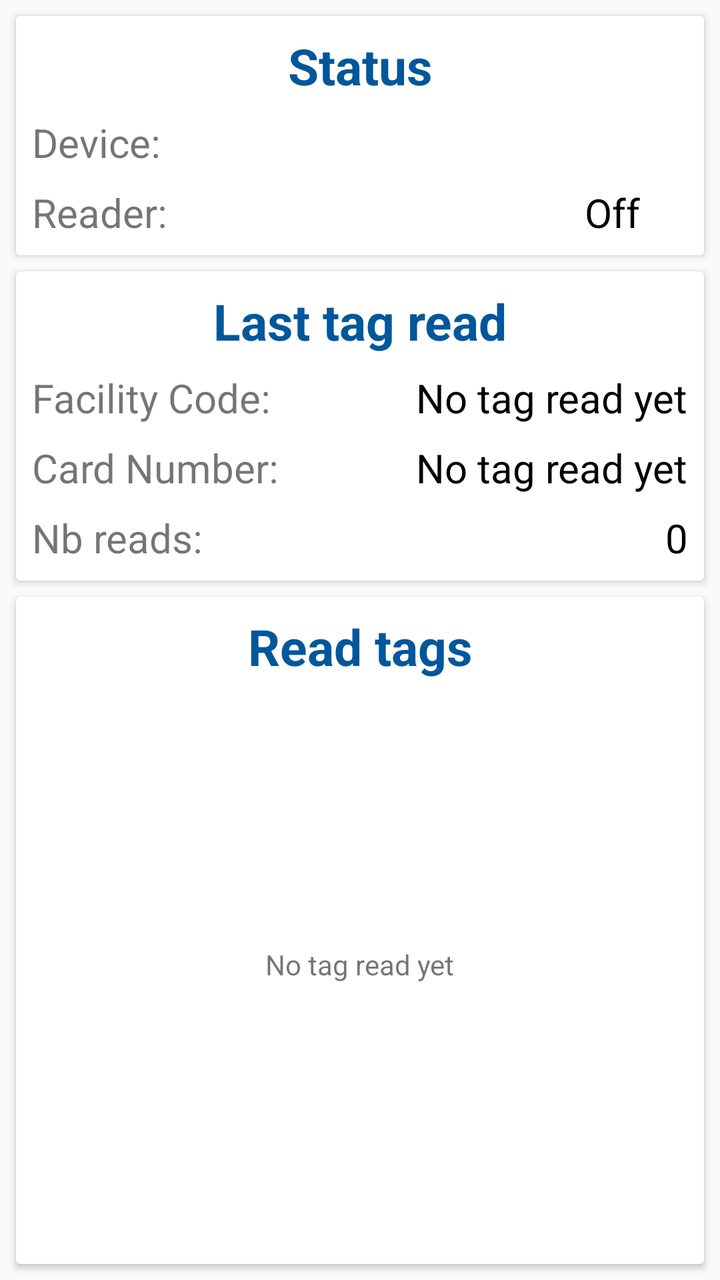
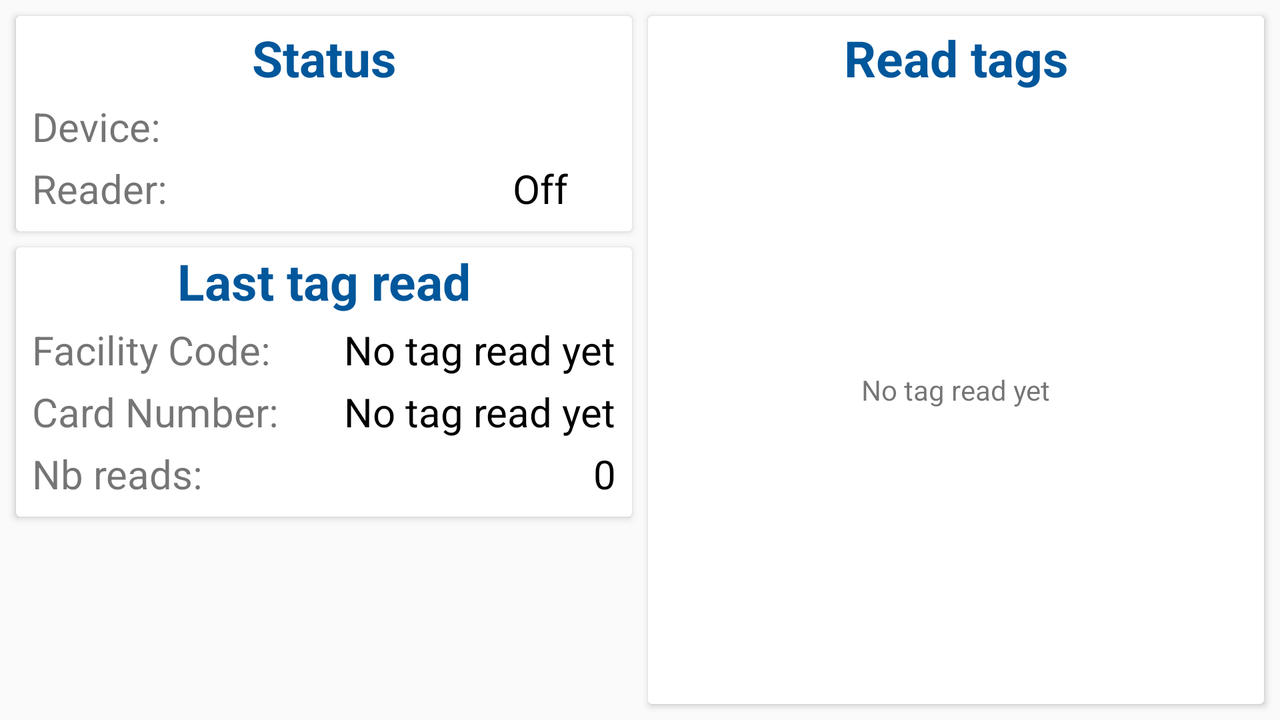

The same Android screen from two of the app's own layout files: first res/layout/ as a phone draws it, then the repository's variant for another configuration, drawn on a device whose configuration selects that folder. Both files follow.
<!-- AndroidManifest.xml: application theme AppTheme -->
<!-- res/layout/content_main.xml -->
<?xml version="1.0" encoding="utf-8"?>
<android.support.constraint.ConstraintLayout xmlns:android="http://schemas.android.com/apk/res/android"
    xmlns:app="http://schemas.android.com/apk/res-auto"
    xmlns:tools="http://schemas.android.com/tools"
    android:layout_width="match_parent"
    android:layout_height="match_parent"
    app:layout_behavior="@string/appbar_scrolling_view_behavior"
    tools:context="fr.coppernic.demos.seos.view.MainActivity"
    tools:showIn="@layout/activity_main">

    <android.support.v7.widget.CardView
        android:id="@+id/cardView2"
        android:layout_width="0dp"
        android:layout_height="wrap_content"
        android:layout_marginLeft="8dp"
        android:layout_marginRight="8dp"
        android:layout_marginTop="8dp"
        app:layout_constraintLeft_toLeftOf="parent"
        app:layout_constraintRight_toRightOf="parent"
        app:layout_constraintTop_toTopOf="parent">

        <android.support.constraint.ConstraintLayout
            android:layout_width="match_parent"
            android:layout_height="match_parent">

            <TextView
                android:id="@+id/tvDeviceValue"
                style="@style/value_style"
                android:layout_width="wrap_content"
                android:layout_height="wrap_content"
                android:layout_marginBottom="0dp"
                android:layout_marginRight="8dp"
                android:layout_marginStart="8dp"
                app:layout_constraintBottom_toBottomOf="@+id/tvDevice"
                app:layout_constraintRight_toRightOf="@+id/ivStatus" />

            <TextView
                android:id="@+id/tvDevice"
                style="@style/regular_style"
                android:layout_width="wrap_content"
                android:layout_height="wrap_content"
                android:layout_marginLeft="8dp"
                android:layout_marginStart="8dp"
                android:layout_marginTop="8dp"
                android:text="@string/device_title"
                app:layout_constraintLeft_toLeftOf="parent"
                app:layout_constraintTop_toBottomOf="@+id/tvStatusTitle" />

            <TextView
                android:id="@+id/tvReader"
                style="@style/regular_style"
                android:layout_width="wrap_content"
                android:layout_height="wrap_content"
                android:layout_marginBottom="8dp"
                android:layout_marginLeft="8dp"
                android:layout_marginTop="8dp"
                android:text="@string/reader"
                app:layout_constraintBottom_toBottomOf="parent"
                app:layout_constraintLeft_toLeftOf="parent"
                app:layout_constraintTop_toBottomOf="@+id/tvDevice" />

            <ImageView
                android:id="@+id/ivStatus"
                android:layout_width="24dp"
                android:layout_height="wrap_content"
                android:layout_marginBottom="0dp"
                android:layout_marginEnd="8dp"
                android:layout_marginRight="8dp"
                android:layout_marginStart="8dp"
                app:layout_constraintBottom_toBottomOf="@+id/tvStatusValue"
                app:layout_constraintRight_toRightOf="parent"
                app:srcCompat="@drawable/ic_close_24dp" />

            <TextView
                android:id="@+id/tvStatusValue"
                style="@style/value_style"
                android:layout_width="wrap_content"
                android:layout_height="wrap_content"
                android:layout_marginBottom="0dp"
                android:layout_marginRight="-1dp"
                android:layout_marginStart="8dp"
                android:text="@string/status_off"
                app:layout_constraintBottom_toBottomOf="@+id/tvReader"
                app:layout_constraintRight_toLeftOf="@+id/ivStatus" />

            <TextView
                android:id="@+id/tvStatusTitle"
                style="@style/title_style"
                android:layout_width="wrap_content"
                android:layout_height="wrap_content"
                android:layout_marginEnd="8dp"
                android:layout_marginLeft="8dp"
                android:layout_marginRight="8dp"
                android:layout_marginStart="8dp"
                android:layout_marginTop="8dp"
                android:text="@string/status"
                app:layout_constraintLeft_toLeftOf="parent"
                app:layout_constraintRight_toRightOf="parent"
                app:layout_constraintTop_toTopOf="parent" />
        </android.support.constraint.ConstraintLayout>
    </android.support.v7.widget.CardView>

    <android.support.v7.widget.CardView
        android:id="@+id/cardView"
        android:layout_width="0dp"
        android:layout_height="wrap_content"
        android:layout_marginEnd="8dp"
        android:layout_marginLeft="8dp"
        android:layout_marginRight="8dp"
        android:layout_marginStart="8dp"
        app:layout_constraintHorizontal_bias="1.0"
        app:layout_constraintLeft_toLeftOf="parent"
        app:layout_constraintRight_toRightOf="parent"
        android:layout_marginTop="8dp"
        app:layout_constraintTop_toBottomOf="@+id/cardView2">

        <android.support.constraint.ConstraintLayout
            android:layout_width="match_parent"
            android:layout_height="match_parent">

            <TextView
                android:id="@+id/tvCardNumber"
                style="@style/regular_style"
                android:layout_width="wrap_content"
                android:layout_height="wrap_content"
                android:layout_marginLeft="8dp"
                android:layout_marginStart="8dp"
                android:layout_marginTop="8dp"
                android:text="@string/card_number"
                app:layout_constraintLeft_toLeftOf="parent"
                app:layout_constraintTop_toBottomOf="@+id/tvFacilityCode" />

            <TextView
                android:id="@+id/tvNbReads"
                style="@style/regular_style"
                android:layout_width="wrap_content"
                android:layout_height="wrap_content"
                android:layout_marginBottom="8dp"
                android:layout_marginStart="8dp"
                android:layout_marginTop="8dp"
                android:text="@string/nb_reads"
                app:layout_constraintBottom_toBottomOf="parent"
                app:layout_constraintTop_toBottomOf="@+id/tvCardNumber"
                android:layout_marginLeft="8dp"
                app:layout_constraintLeft_toLeftOf="parent" />

            <TextView
                android:id="@+id/tvFacilityCode"
                style="@style/regular_style"
                android:layout_width="wrap_content"
                android:layout_height="wrap_content"
                android:layout_marginLeft="8dp"
                android:layout_marginStart="8dp"
                android:layout_marginTop="8dp"
                android:text="@string/facility_code"
                app:layout_constraintLeft_toLeftOf="parent"
                app:layout_constraintTop_toBottomOf="@+id/tvLastTagRead" />

            <TextView
                android:id="@+id/tvCardNumberValue"
                style="@style/value_style"
                android:layout_width="wrap_content"
                android:layout_height="wrap_content"
                android:layout_marginEnd="8dp"
                android:layout_marginRight="8dp"
                android:text="@string/no_card_read_yet"
                app:layout_constraintBottom_toBottomOf="@+id/tvCardNumber"
                app:layout_constraintRight_toRightOf="parent" />

            <TextView
                android:id="@+id/tvFacilityCodeValue"
                style="@style/value_style"
                android:layout_width="wrap_content"
                android:layout_height="wrap_content"
                android:layout_marginEnd="8dp"
                android:layout_marginRight="8dp"
                android:text="@string/no_card_read_yet"
                app:layout_constraintBottom_toBottomOf="@+id/tvFacilityCode"
                app:layout_constraintRight_toRightOf="parent" />

            <TextView
                android:id="@+id/tvLastTagRead"
                style="@style/title_style"
                android:layout_width="wrap_content"
                android:layout_height="wrap_content"
                android:layout_marginLeft="8dp"
                android:layout_marginRight="8dp"
                android:layout_marginTop="8dp"
                android:text="@string/last_tag_read"
                app:layout_constraintLeft_toLeftOf="parent"
                app:layout_constraintRight_toRightOf="parent"
                app:layout_constraintTop_toTopOf="parent"
                android:layout_marginStart="8dp"
                android:layout_marginEnd="8dp" />

            <TextView
                android:id="@+id/tvNbReadsValue"
                style="@style/value_style"
                android:layout_width="wrap_content"
                android:layout_height="wrap_content"
                android:layout_marginBottom="8dp"
                android:layout_marginEnd="8dp"
                android:layout_marginRight="8dp"
                android:text="0"
                app:layout_constraintBottom_toBottomOf="parent"
                app:layout_constraintRight_toRightOf="parent" />
        </android.support.constraint.ConstraintLayout>

    </android.support.v7.widget.CardView>

    <android.support.v7.widget.CardView
        android:layout_width="0dp"
        android:layout_height="0dp"
        android:layout_marginBottom="8dp"
        android:layout_marginEnd="8dp"
        android:layout_marginLeft="8dp"
        android:layout_marginRight="8dp"
        android:layout_marginStart="8dp"
        android:layout_marginTop="8dp"
        app:layout_constraintBottom_toBottomOf="parent"
        app:layout_constraintHorizontal_bias="1.0"
        app:layout_constraintLeft_toLeftOf="parent"
        app:layout_constraintRight_toRightOf="parent"
        app:layout_constraintTop_toBottomOf="@+id/cardView"
        app:layout_constraintVertical_bias="1.0">

        <android.support.constraint.ConstraintLayout
            android:layout_width="match_parent"
            android:layout_height="match_parent">

            <TextView
                android:id="@+id/textView"
                style="@style/title_style"
                android:layout_width="wrap_content"
                android:layout_height="wrap_content"
                android:layout_marginEnd="8dp"
                android:layout_marginLeft="8dp"
                android:layout_marginRight="8dp"
                android:layout_marginStart="8dp"
                android:layout_marginTop="8dp"
                android:text="@string/read_tags"
                app:layout_constraintLeft_toLeftOf="parent"
                app:layout_constraintRight_toRightOf="parent"
                app:layout_constraintTop_toTopOf="parent" />

            <ListView
                android:id="@+id/lvTagsRead"
                android:layout_width="0dp"
                android:layout_height="0dp"
                android:layout_marginBottom="8dp"
                android:layout_marginEnd="8dp"
                android:layout_marginLeft="8dp"
                android:layout_marginRight="8dp"
                android:layout_marginStart="8dp"
                android:layout_marginTop="8dp"
                app:layout_constraintBottom_toBottomOf="parent"
                app:layout_constraintHorizontal_bias="0.0"
                app:layout_constraintLeft_toLeftOf="parent"
                app:layout_constraintRight_toRightOf="parent"
                app:layout_constraintTop_toBottomOf="@+id/textView" />

            <TextView android:id="@+id/empty"
                android:text="@string/no_card_read_yet"
                android:layout_width="wrap_content"
                android:layout_height="wrap_content"
                android:layout_marginTop="0dp"
                app:layout_constraintTop_toBottomOf="@+id/textView"
                app:layout_constraintBottom_toBottomOf="parent"
                android:layout_marginBottom="8dp"
                android:layout_marginLeft="8dp"
                app:layout_constraintLeft_toLeftOf="parent"
                android:layout_marginRight="8dp"
                app:layout_constraintRight_toRightOf="parent" />
        </android.support.constraint.ConstraintLayout>

    </android.support.v7.widget.CardView>

</android.support.constraint.ConstraintLayout>
<!-- resources referenced by this layout -->
<resources>
  <string name="card_number">Card Number:</string>
  <string name="device_title">Device:</string>
  <string name="facility_code">Facility Code:</string>
  <string name="last_tag_read">Last tag read</string>
  <string name="nb_reads">Nb reads:</string>
  <string name="no_card_read_yet">No tag read yet</string>
  <string name="read_tags">Read tags</string>
  <string name="reader">Reader:</string>
  <string name="status">Status</string>
  <string name="status_off">Off</string>
  <style name="regular_style">
          <item name="android:textSize">20sp</item>
      </style>
  <style name="title_style">
          <item name="android:textSize">@dimen/title_text_size</item>
          <item name="android:textStyle">bold</item>
          <item name="android:textColor">@color/colorPrimary</item>
      </style>
  <style name="value_style">
          <item name="android:textSize">20sp</item>
          <item name="android:textColor">@android:color/black</item>
      </style>
  <style name="AppTheme" parent="Theme.AppCompat.Light.DarkActionBar">
          
          <item name="colorPrimary">@color/colorPrimary</item>
          <item name="colorPrimaryDark">@color/colorPrimaryDark</item>
          <item name="colorAccent">@color/colorAccent</item>
      </style>
  <dimen name="title_text_size">25sp</dimen>
  <color name="colorPrimary">#01579B</color>
  <color name="colorPrimaryDark">#0D47A1</color>
  <color name="colorAccent">#01579B</color>
</resources>
<!-- res/layout-land/content_main.xml (the repository's variant of the layout above) -->
<!-- drawn on the phone turned sideways -->
<?xml version="1.0" encoding="utf-8"?>
<android.support.constraint.ConstraintLayout xmlns:android="http://schemas.android.com/apk/res/android"
    xmlns:app="http://schemas.android.com/apk/res-auto"
    xmlns:tools="http://schemas.android.com/tools"
    android:layout_width="match_parent"
    android:layout_height="match_parent"
    app:layout_behavior="@string/appbar_scrolling_view_behavior"
    tools:context="fr.coppernic.demos.seos.view.MainActivity"
    tools:showIn="@layout/activity_main">

    <android.support.v7.widget.CardView
        android:id="@+id/cardView2"
        android:layout_width="0dp"
        android:layout_height="wrap_content"
        android:layout_marginTop="8dp"
        app:layout_constraintLeft_toLeftOf="parent"
        app:layout_constraintTop_toTopOf="parent"
        app:layout_constraintRight_toLeftOf="@+id/cardView3"
        android:layout_marginLeft="8dp"
        android:layout_marginRight="4dp">

        <android.support.constraint.ConstraintLayout
            android:layout_width="match_parent"
            android:layout_height="match_parent">

            <TextView
                android:id="@+id/tvDeviceValue"
                style="@style/value_style"
                android:layout_width="wrap_content"
                android:layout_height="wrap_content"
                android:layout_marginEnd="8dp"
                android:layout_marginRight="8dp"
                app:layout_constraintBottom_toBottomOf="@+id/tvDevice"
                app:layout_constraintRight_toRightOf="@+id/ivStatus" />

            <TextView
                android:id="@+id/tvDevice"
                style="@style/regular_style"
                android:layout_width="wrap_content"
                android:layout_height="wrap_content"
                android:layout_marginLeft="8dp"
                android:layout_marginStart="8dp"
                android:layout_marginTop="4dp"
                android:text="@string/device_title"
                app:layout_constraintLeft_toLeftOf="parent"
                app:layout_constraintTop_toBottomOf="@+id/tvStatusTitle" />

            <TextView
                android:id="@+id/tvReader"
                style="@style/regular_style"
                android:layout_width="wrap_content"
                android:layout_height="wrap_content"
                android:layout_marginBottom="8dp"
                android:layout_marginLeft="8dp"
                android:layout_marginStart="8dp"
                android:layout_marginTop="4dp"
                android:text="@string/reader"
                app:layout_constraintBottom_toBottomOf="parent"
                app:layout_constraintLeft_toLeftOf="parent"
                app:layout_constraintTop_toBottomOf="@+id/tvDevice"
                app:layout_constraintVertical_bias="0.0" />

            <ImageView
                android:id="@+id/ivStatus"
                android:layout_width="24dp"
                android:layout_height="wrap_content"
                android:layout_marginEnd="8dp"
                android:layout_marginRight="8dp"
                app:layout_constraintBottom_toBottomOf="@+id/tvStatusValue"
                app:layout_constraintRight_toRightOf="parent"
                app:srcCompat="@drawable/ic_close_24dp" />

            <TextView
                android:id="@+id/tvStatusValue"
                style="@style/value_style"
                android:layout_width="wrap_content"
                android:layout_height="wrap_content"
                android:text="@string/status_off"
                app:layout_constraintBottom_toBottomOf="@+id/tvReader"
                app:layout_constraintRight_toLeftOf="@+id/ivStatus" />

            <TextView
                android:id="@+id/tvStatusTitle"
                style="@style/title_style"
                android:layout_width="wrap_content"
                android:layout_height="wrap_content"
                android:layout_marginEnd="8dp"
                android:layout_marginLeft="8dp"
                android:layout_marginRight="8dp"
                android:layout_marginStart="8dp"
                android:layout_marginTop="4dp"
                android:text="@string/status"
                app:layout_constraintHorizontal_bias="0.501"
                app:layout_constraintLeft_toLeftOf="parent"
                app:layout_constraintRight_toRightOf="parent"
                app:layout_constraintTop_toTopOf="parent" />
        </android.support.constraint.ConstraintLayout>
    </android.support.v7.widget.CardView>

    <android.support.v7.widget.CardView
        android:id="@+id/cardView"
        android:layout_width="0dp"
        android:layout_height="wrap_content"
        android:layout_marginLeft="8dp"
        android:layout_marginStart="8dp"
        android:layout_marginTop="8dp"
        app:layout_constraintLeft_toLeftOf="parent"
        app:layout_constraintTop_toBottomOf="@+id/cardView2"
        android:layout_marginRight="0dp"
        app:layout_constraintRight_toRightOf="@+id/cardView2">

        <android.support.constraint.ConstraintLayout
            android:layout_width="match_parent"
            android:layout_height="match_parent">

            <TextView
                android:id="@+id/tvCardNumber"
                style="@style/regular_style"
                android:layout_width="wrap_content"
                android:layout_height="wrap_content"
                android:layout_marginLeft="8dp"
                android:layout_marginStart="8dp"
                android:layout_marginTop="4dp"
                android:text="@string/card_number"
                app:layout_constraintLeft_toLeftOf="parent"
                app:layout_constraintTop_toBottomOf="@+id/tvFacilityCode" />

            <TextView
                android:id="@+id/tvNbReads"
                style="@style/regular_style"
                android:layout_width="wrap_content"
                android:layout_height="wrap_content"
                android:layout_marginBottom="8dp"
                android:layout_marginLeft="8dp"
                android:layout_marginStart="8dp"
                android:layout_marginTop="4dp"
                android:text="@string/nb_reads"
                app:layout_constraintBottom_toBottomOf="parent"
                app:layout_constraintLeft_toLeftOf="parent"
                app:layout_constraintTop_toBottomOf="@+id/tvCardNumber" />

            <TextView
                android:id="@+id/tvFacilityCode"
                style="@style/regular_style"
                android:layout_width="wrap_content"
                android:layout_height="wrap_content"
                android:layout_marginLeft="8dp"
                android:layout_marginStart="8dp"
                android:layout_marginTop="4dp"
                android:text="@string/facility_code"
                app:layout_constraintLeft_toLeftOf="parent"
                app:layout_constraintTop_toBottomOf="@+id/tvLastTagRead" />

            <TextView
                android:id="@+id/tvCardNumberValue"
                style="@style/value_style"
                android:layout_width="wrap_content"
                android:layout_height="wrap_content"
                android:layout_marginEnd="8dp"
                android:layout_marginRight="8dp"
                android:text="@string/no_card_read_yet"
                app:layout_constraintBottom_toBottomOf="@+id/tvCardNumber"
                app:layout_constraintRight_toRightOf="parent" />

            <TextView
                android:id="@+id/tvFacilityCodeValue"
                style="@style/value_style"
                android:layout_width="wrap_content"
                android:layout_height="wrap_content"
                android:layout_marginEnd="8dp"
                android:layout_marginRight="8dp"
                android:text="@string/no_card_read_yet"
                app:layout_constraintBottom_toBottomOf="@+id/tvFacilityCode"
                app:layout_constraintRight_toRightOf="parent" />

            <TextView
                android:id="@+id/tvLastTagRead"
                style="@style/title_style"
                android:layout_width="wrap_content"
                android:layout_height="wrap_content"
                android:layout_marginEnd="8dp"
                android:layout_marginLeft="8dp"
                android:layout_marginRight="8dp"
                android:layout_marginStart="8dp"
                android:text="@string/last_tag_read"
                app:layout_constraintHorizontal_bias="0.502"
                app:layout_constraintLeft_toLeftOf="parent"
                app:layout_constraintRight_toRightOf="parent"
                app:layout_constraintTop_toTopOf="parent" />

            <TextView
                android:id="@+id/tvNbReadsValue"
                style="@style/value_style"
                android:layout_width="wrap_content"
                android:layout_height="wrap_content"
                android:layout_marginBottom="8dp"
                android:layout_marginEnd="8dp"
                android:layout_marginRight="8dp"
                android:text="0"
                app:layout_constraintBottom_toBottomOf="parent"
                app:layout_constraintRight_toRightOf="parent" />
        </android.support.constraint.ConstraintLayout>

    </android.support.v7.widget.CardView>

    <android.support.v7.widget.CardView
        android:id="@+id/cardView3"
        android:layout_width="0dp"
        android:layout_height="0dp"
        android:layout_marginTop="8dp"
        app:layout_constraintLeft_toRightOf="@+id/cardView2"
        app:layout_constraintRight_toRightOf="parent"
        app:layout_constraintTop_toTopOf="parent"
        app:layout_constraintBottom_toBottomOf="parent"
        android:layout_marginBottom="8dp"
        android:layout_marginLeft="4dp"
        android:layout_marginRight="8dp">

        <android.support.constraint.ConstraintLayout
            android:layout_width="match_parent"
            android:layout_height="match_parent">

            <TextView
                android:id="@+id/textView"
                style="@style/title_style"
                android:layout_width="wrap_content"
                android:layout_height="wrap_content"
                android:layout_marginEnd="8dp"
                android:layout_marginLeft="8dp"
                android:layout_marginRight="8dp"
                android:layout_marginStart="8dp"
                android:layout_marginTop="4dp"
                android:text="@string/read_tags"
                app:layout_constraintLeft_toLeftOf="parent"
                app:layout_constraintRight_toRightOf="parent"
                app:layout_constraintTop_toTopOf="parent" />

            <ListView
                android:id="@+id/lvTagsRead"
                android:layout_width="0dp"
                android:layout_height="0dp"
                android:layout_marginBottom="8dp"
                android:layout_marginEnd="8dp"
                android:layout_marginLeft="8dp"
                android:layout_marginRight="8dp"
                android:layout_marginStart="8dp"
                android:layout_marginTop="8dp"
                app:layout_constraintBottom_toBottomOf="parent"
                app:layout_constraintHorizontal_bias="0.0"
                app:layout_constraintLeft_toLeftOf="parent"
                app:layout_constraintRight_toRightOf="parent"
                app:layout_constraintTop_toBottomOf="@+id/textView" />

            <TextView
                android:id="@+id/empty"
                android:layout_width="wrap_content"
                android:layout_height="wrap_content"
                android:layout_marginBottom="8dp"
                android:layout_marginEnd="8dp"
                android:layout_marginLeft="8dp"
                android:layout_marginRight="8dp"
                android:layout_marginStart="8dp"
                android:text="@string/no_card_read_yet"
                app:layout_constraintBottom_toBottomOf="parent"
                app:layout_constraintLeft_toLeftOf="parent"
                app:layout_constraintRight_toRightOf="parent"
                app:layout_constraintTop_toBottomOf="@+id/textView" />
        </android.support.constraint.ConstraintLayout>

    </android.support.v7.widget.CardView>

</android.support.constraint.ConstraintLayout>
